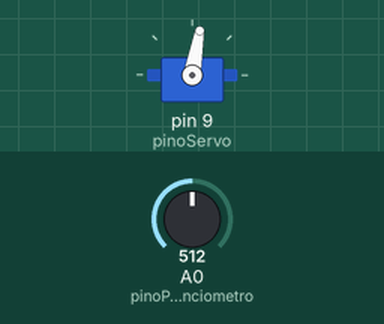
Simulated run of this sketch. Board: Arduino Uno, built with avr-gcc and run on an emulated ATmega328P. On the bench: servo. The inputs (shaded band) are chosen by the test bench; at power-on: A0 (pinoPotenciometro) = 512.

Above: at 1.2 s.
1.3 s: A0 (pinoPotenciometro) set to 306
At 1.9 s:
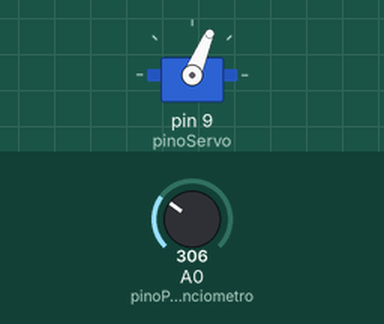
2.8 s: A0 (pinoPotenciometro) set to 122
At 3.9 s:
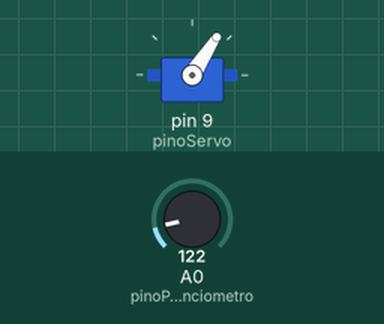
4.3 s: A0 (pinoPotenciometro) set to 900
At 5.4 s:
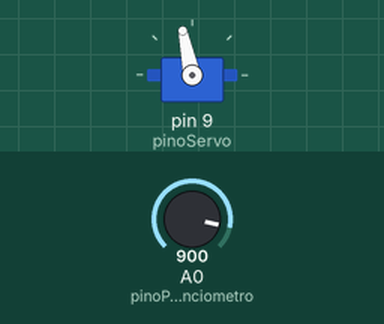
Timing chart, 0 to 7.3 s (numbered marks = the images above; inputs shaded):
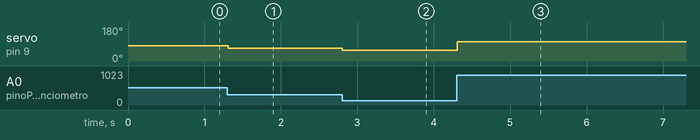

The sketch:

ExemploAula7.ino
```cpp
#include <Servo.h>


Servo meuServo;


const int pinoPotenciometro = A0;
const int pinoServo = 9;

void setup() {

  meuServo.attach(pinoServo);
}

void loop() {

  int valorPot = analogRead(pinoPotenciometro);


  valorPot = map(valorPot, 0, 1023, 50, 110);


  meuServo.write(valorPot);


  delay(15);
}
```

Measured:
- after the input at 1.3 s, servo on pin 9 (pinoServo): 80° → 67° at once
- after the input at 2.8 s, servo on pin 9 (pinoServo): 67° → 57° at once
- after the input at 4.3 s, servo on pin 9 (pinoServo): 57° → 102° at once
